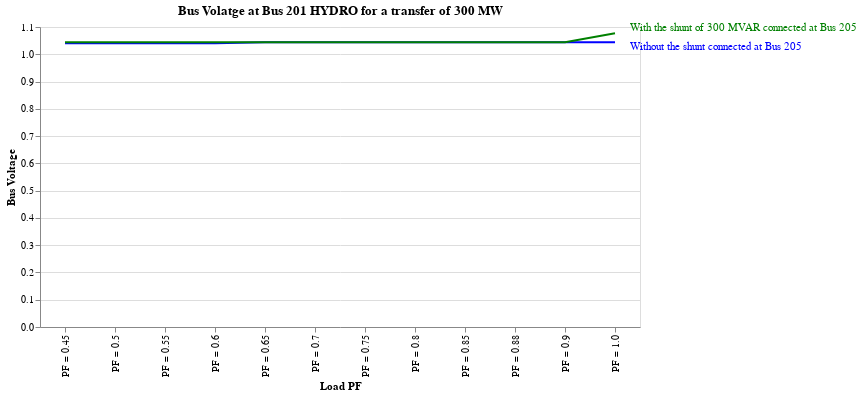
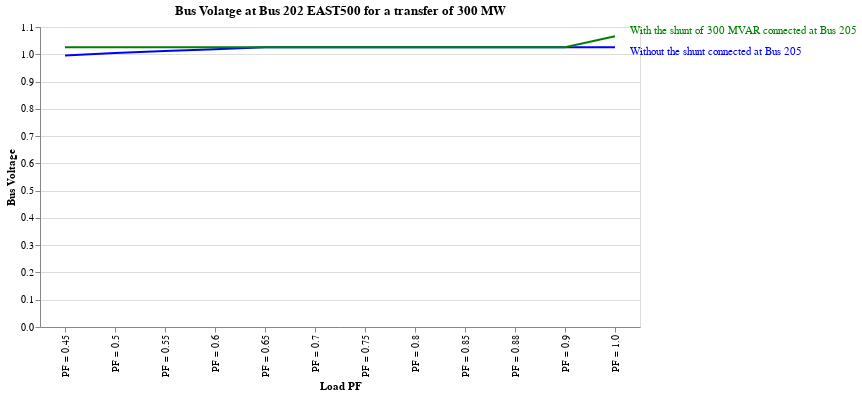

Notebook code for these charts, in order:
### Markdown cell above
#### 2. Bus Voltage for a transfer of 300 MW with and without shunt connected at Bus 205

### Code cell
function_comp('book_wo.xlsx', 'book_shunt.xlsx', 300)

### Figure 1 — Vega-Lite specification as saved in the notebook (floating-point values rounded to 4 significant figures)
{"config": {"view": {"continuousWidth": 300, "continuousHeight": 300}}, "layer": [{"mark": {"type": "line", "color": "blue"}, "encoding": {"x": {"field": "load_PF", "title": "Load PF", "type": "nominal"}, "y": {"field": "Bus Voltage for incremental transfer of 300 MW", "title": "Bus Voltage", "type": "quantitative"}}, "title": "Bus Volatge at Bus 201 HYDRO for a transfer of 300 MW"}, {"mark": {"type": "text", "align": "left", "color": "blue", "dx": 15, "dy": 5}, "encoding": {"text": {"condition": {"test": "(datum.load_PF === 'PF = 1.0')", "value": "Without the shunt connected at Bus 205"}, "value": ""}, "x": {"field": "load_PF", "title": "Load PF", "type": "nominal"}, "y": {"field": "Bus Voltage for incremental transfer of 300 MW", "title": "Bus Voltage", "type": "quantitative"}}, "title": "Bus Volatge at Bus 201 HYDRO for a transfer of 300 MW"}, {"layer": [{"mark": {"type": "line", "color": "green"}, "encoding": {"x": {"field": "load_PF", "title": "Load PF", "type": "nominal"}, "y": {"field": "Bus Voltage for incremental transfer of 300 MW", "title": "Bus Voltage", "type": "quantitative"}}, "title": "201 HYDRO"}, {"mark": {"type": "text", "align": "left", "color": "green", "dx": 15, "dy": -5}, "encoding": {"text": {"condition": {"test": "(datum.load_PF === 'PF = 1.0')", "value": "With the shunt of 300 MVAR connected at Bus 205"}, "value": ""}, "x": {"field": "load_PF", "title": "Load PF", "type": "nominal"}, "y": {"field": "Bus Voltage for incremental transfer of 300 MW", "title": "Bus Voltage", "type": "quantitative"}}, "title": "201 HYDRO"}], "data": {"name": "data-4a43cab1971abad3966c26a7c9844e55"}}], "data": {"name": "data-cfd288d6cb2ad37bc3446c632b648aad"}, "height": 300, "width": 600, "$schema": "https://vega.github.io/schema/vega-lite/v5.20.1.json", "datasets": {"data-cfd288d6cb2ad37bc3446c632b648aad": [{"Bus Voltage": "201 HYDRO", "Bus Voltage for incremental transfer of 300 MW": 1.04, "load_PF": "PF = 0.45"}, {"Bus Voltage": "201 HYDRO", "Bus Voltage for incremental transfer of 300 MW": 1.04, "load_PF": "PF = 0.5"}, {"Bus Voltage": "201 HYDRO", "Bus Voltage for incremental transfer of 300 MW": 1.04, "load_PF": "PF = 0.55"}, {"Bus Voltage": "201 HYDRO", "Bus Voltage for incremental transfer of 300 MW": 1.04, "load_PF": "PF = 0.6"}, {"Bus Voltage": "201 HYDRO", "Bus Voltage for incremental transfer of 300 MW": 1.044, "load_PF": "PF = 0.65"}, {"Bus Voltage": "201 HYDRO", "Bus Voltage for incremental transfer of 300 MW": 1.044, "load_PF": "PF = 0.7"}, {"Bus Voltage": "201 HYDRO", "Bus Voltage for incremental transfer of 300 MW": 1.044, "load_PF": "PF = 0.75"}, {"Bus Voltage": "201 HYDRO", "Bus Voltage for incremental transfer of 300 MW": 1.044, "load_PF": "PF = 0.8"}, {"Bus Voltage": "201 HYDRO", "Bus Voltage for incremental transfer of 300 MW": 1.044, "load_PF": "PF = 0.85"}, {"Bus Voltage": "201 HYDRO", "Bus Voltage for incremental transfer of 300 MW": 1.044, "load_PF": "PF = 0.88"}, {"Bus Voltage": "201 HYDRO", "Bus Voltage for incremental transfer of 300 MW": 1.044, "load_PF": "PF = 0.9"}, {"Bus Voltage": "201 HYDRO", "Bus Voltage for incremental transfer of 300 MW": 1.044, "load_PF": "PF = 1.0"}], "data-4a43cab1971abad3966c26a7c9844e55": [{"Bus Voltage": "201 HYDRO", "Bus Voltage for incremental transfer of 300 MW": 1.044, "load_PF": "PF = 0.45"}, {"Bus Voltage": "201 HYDRO", "Bus Voltage for incremental transfer of 300 MW": 1.044, "load_PF": "PF = 0.5"}, {"Bus Voltage": "201 HYDRO", "Bus Voltage for incremental transfer of 300 MW": 1.044, "load_PF": "PF = 0.55"}, {"Bus Voltage": "201 HYDRO", "Bus Voltage for incremental transfer of 300 MW": 1.044, "load_PF": "PF = 0.6"}, {"Bus Voltage": "201 HYDRO", "Bus Voltage for incremental transfer of 300 MW": 1.044, "load_PF": "PF = 0.65"}, {"Bus Voltage": "201 HYDRO", "Bus Voltage for incremental transfer of 300 MW": 1.044, "load_PF": "PF = 0.7"}, {"Bus Voltage": "201 HYDRO", "Bus Voltage for incremental transfer of 300 MW": 1.044, "load_PF": "PF = 0.75"}, {"Bus Voltage": "201 HYDRO", "Bus Voltage for incremental transfer of 300 MW": 1.044, "load_PF": "PF = 0.8"}, {"Bus Voltage": "201 HYDRO", "Bus Voltage for incremental transfer of 300 MW": 1.044, "load_PF": "PF = 0.85"}, {"Bus Voltage": "201 HYDRO", "Bus Voltage for incremental transfer of 300 MW": 1.044, "load_PF": "PF = 0.88"}, {"Bus Voltage": "201 HYDRO", "Bus Voltage for incremental transfer of 300 MW": 1.044, "load_PF": "PF = 0.9"}, {"Bus Voltage": "201 HYDRO", "Bus Voltage for incremental transfer of 300 MW": 1.077, "load_PF": "PF = 1.0"}]}}

### Figure 2 — Vega-Lite specification as saved in the notebook (floating-point values rounded to 4 significant figures)
{"config": {"view": {"continuousWidth": 300, "continuousHeight": 300}}, "layer": [{"mark": {"type": "line", "color": "blue"}, "encoding": {"x": {"field": "load_PF", "title": "Load PF", "type": "nominal"}, "y": {"field": "Bus Voltage for incremental transfer of 300 MW", "title": "Bus Voltage", "type": "quantitative"}}, "title": "Bus Volatge at Bus 202 EAST500 for a transfer of 300 MW"}, {"mark": {"type": "text", "align": "left", "color": "blue", "dx": 15, "dy": 5}, "encoding": {"text": {"condition": {"test": "(datum.load_PF === 'PF = 1.0')", "value": "Without the shunt connected at Bus 205"}, "value": ""}, "x": {"field": "load_PF", "title": "Load PF", "type": "nominal"}, "y": {"field": "Bus Voltage for incremental transfer of 300 MW", "title": "Bus Voltage", "type": "quantitative"}}, "title": "Bus Volatge at Bus 202 EAST500 for a transfer of 300 MW"}, {"layer": [{"mark": {"type": "line", "color": "green"}, "encoding": {"x": {"field": "load_PF", "title": "Load PF", "type": "nominal"}, "y": {"field": "Bus Voltage for incremental transfer of 300 MW", "title": "Bus Voltage", "type": "quantitative"}}, "title": "202 EAST500"}, {"mark": {"type": "text", "align": "left", "color": "green", "dx": 15, "dy": -5}, "encoding": {"text": {"condition": {"test": "(datum.load_PF === 'PF = 1.0')", "value": "With the shunt of 300 MVAR connected at Bus 205"}, "value": ""}, "x": {"field": "load_PF", "title": "Load PF", "type": "nominal"}, "y": {"field": "Bus Voltage for incremental transfer of 300 MW", "title": "Bus Voltage", "type": "quantitative"}}, "title": "202 EAST500"}], "data": {"name": "data-ae0fbd95cd8fa5768720187baa0e84de"}}], "data": {"name": "data-545a254c983748a1f2ebb725e07b17ef"}, "height": 300, "width": 600, "$schema": "https://vega.github.io/schema/vega-lite/v5.20.1.json", "datasets": {"data-545a254c983748a1f2ebb725e07b17ef": [{"Bus Voltage": "202 EAST500", "Bus Voltage for incremental transfer of 300 MW": 0.9953, "load_PF": "PF = 0.45"}, {"Bus Voltage": "202 EAST500", "Bus Voltage for incremental transfer of 300 MW": 1.005, "load_PF": "PF = 0.5"}, {"Bus Voltage": "202 EAST500", "Bus Voltage for incremental transfer of 300 MW": 1.012, "load_PF": "PF = 0.55"}, {"Bus Voltage": "202 EAST500", "Bus Voltage for incremental transfer of 300 MW": 1.019, "load_PF": "PF = 0.6"}, {"Bus Voltage": "202 EAST500", "Bus Voltage for incremental transfer of 300 MW": 1.025, "load_PF": "PF = 0.65"}, {"Bus Voltage": "202 EAST500", "Bus Voltage for incremental transfer of 300 MW": 1.025, "load_PF": "PF = 0.7"}, {"Bus Voltage": "202 EAST500", "Bus Voltage for incremental transfer of 300 MW": 1.025, "load_PF": "PF = 0.75"}, {"Bus Voltage": "202 EAST500", "Bus Voltage for incremental transfer of 300 MW": 1.025, "load_PF": "PF = 0.8"}, {"Bus Voltage": "202 EAST500", "Bus Voltage for incremental transfer of 300 MW": 1.025, "load_PF": "PF = 0.85"}, {"Bus Voltage": "202 EAST500", "Bus Voltage for incremental transfer of 300 MW": 1.025, "load_PF": "PF = 0.88"}, {"Bus Voltage": "202 EAST500", "Bus Voltage for incremental transfer of 300 MW": 1.025, "load_PF": "PF = 0.9"}, {"Bus Voltage": "202 EAST500", "Bus Voltage for incremental transfer of 300 MW": 1.025, "load_PF": "PF = 1.0"}], "data-ae0fbd95cd8fa5768720187baa0e84de": [{"Bus Voltage": "202 EAST500", "Bus Voltage for incremental transfer of 300 MW": 1.026, "load_PF": "PF = 0.45"}, {"Bus Voltage": "202 EAST500", "Bus Voltage for incremental transfer of 300 MW": 1.026, "load_PF": "PF = 0.5"}, {"Bus Voltage": "202 EAST500", "Bus Voltage for incremental transfer of 300 MW": 1.026, "load_PF": "PF = 0.55"}, {"Bus Voltage": "202 EAST500", "Bus Voltage for incremental transfer of 300 MW": 1.025, "load_PF": "PF = 0.6"}, {"Bus Voltage": "202 EAST500", "Bus Voltage for incremental transfer of 300 MW": 1.026, "load_PF": "PF = 0.65"}, {"Bus Voltage": "202 EAST500", "Bus Voltage for incremental transfer of 300 MW": 1.026, "load_PF": "PF = 0.7"}, {"Bus Voltage": "202 EAST500", "Bus Voltage for incremental transfer of 300 MW": 1.026, "load_PF": "PF = 0.75"}, {"Bus Voltage": "202 EAST500", "Bus Voltage for incremental transfer of 300 MW": 1.026, "load_PF": "PF = 0.8"}, {"Bus Voltage": "202 EAST500", "Bus Voltage for incremental transfer of 300 MW": 1.026, "load_PF": "PF = 0.85"}, {"Bus Voltage": "202 EAST500", "Bus Voltage for incremental transfer of 300 MW": 1.026, "load_PF": "PF = 0.88"}, {"Bus Voltage": "202 EAST500", "Bus Voltage for incremental transfer of 300 MW": 1.026, "load_PF": "PF = 0.9"}, {"Bus Voltage": "202 EAST500", "Bus Voltage for incremental transfer of 300 MW": 1.066, "load_PF": "PF = 1.0"}]}}
